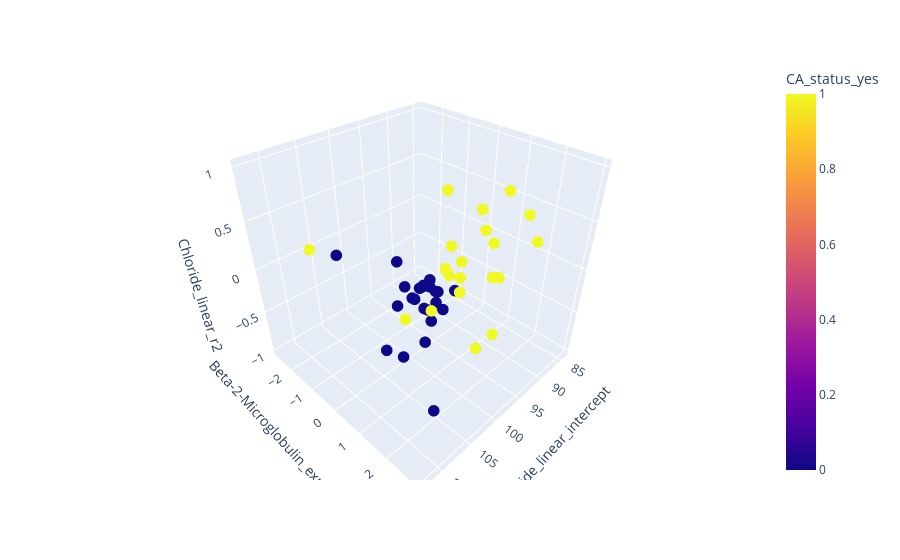

The code cell stored with this chart in its notebook:
### Markdown cell above
## 3D scatter

### Code cell
top3_features = X.columns[svm_set_ranks[selected_run].sorted_features.astype(int)[:3]].values
fig = px.scatter_3d(dataTable, x=top3_features[0], y=top3_features[1], z=top3_features[2],
          color=y_column_Classification)
fig.update_traces(marker_size = 4)
fig.show()

### Figure 1 — Plotly figure (JSON) as saved in the notebook; plotly's stock layout.template omitted (floating-point values rounded to 4 significant figures)
{"data": [{"hovertemplate": "Chloride_linear_intercept=%{x}<br>Beta-2-Microglobulin_exp_intercept=%{y}<br>Chloride_linear_r2=%{z}<br>CA_status_yes=%{marker.color}<extra></extra>", "legendgroup": "", "marker": {"color": [1, 1, 1, 1, 1, 1, 1, 1, 1, 1, 1, 1, 1, 1, 1, 1, 1, 1, 1, 1, 1, 0, 0, 0, 0, 0, 0, 0, 0, 0, 0, 0, 0, 0, 0, 0, 0, 0, 0, 0, 0, 0, 0, 0], "coloraxis": "coloraxis", "size": 4, "symbol": "circle"}, "mode": "markers", "name": "", "scene": "scene", "showlegend": false, "type": "scatter3d", "x": [101.6, 107.5, 104.0, 96.34, 85.76, 99.88, 99.5, 106.6, 96.66, 104.7, 100.3, 92.22, 95.63, 96.06, 96.07, 100.5, 105.8, 91.77, 84.26, 104.5, 93.78, 105, 111.1, 101.7, 100.7, 107.6, 106.0, 102.5, 105.7, 103.2, 103.9, 101.0, 103.3, 104.7, 103.6, 100.2, 106.2, 111.4, 102.9, 100.3, 103.2, 112.6, 104.0, 103.7], "y": [2.95, 2.249, 2.37, 2.071, 1.543, 1.586, 1.638, 1.271, 1.157, 2.196, 1.452, 1.007, 1.917, 0.5481, 2.262, 1.335, -2.686, 1.097, 1.711, 2.961, 1.902, 1.902, 2.159, 0.8693, 1.159, 2.082, 0.9132, 1.413, 0.8244, 1.777, 0.9363, 1.736, 1.589, 1.715, 1.276, 0.796, 1.193, 1.705, 1.043, 0.8072, 0.8754, 0.6087, 1.202, 1.411], "z": [0.006867, 0.3429, 0.3952, 0.1951, 0.4138, 0.08787, 0.385, 0.01221, 0.03581, 0.5398, 0.5268, 0.5719, 0.4808, 0.005264, 1, 1, 5.435e-05, 0.3641, 0.1058, 0.0003773, 0.06795, -1, 0.04019, 0.08881, 0.03857, 0.0008538, 0.4836, 0.1598, 0.02026, 0.07492, 0.05305, 0.1746, 0.1135, 0.008229, 0.001018, 0.07872, 0.3071, 0.008686, 0.147, 0.007096, 0.0002924, 0.7093, 0.2096, 0.01693]}], "layout": {"autosize": true, "coloraxis": {"colorbar": {"title": {"text": "CA_status_yes"}}, "colorscale": [[0, "#0d0887"], [0.1111, "#46039f"], [0.2222, "#7201a8"], [0.3333, "#9c179e"], [0.4444, "#bd3786"], [0.5556, "#d8576b"], [0.6667, "#ed7953"], [0.7778, "#fb9f3a"], [0.8889, "#fdca26"], [1, "#f0f921"]]}, "legend": {"tracegroupgap": 0}, "margin": {"t": 60}, "scene": {"aspectmode": "auto", "aspectratio": {"x": 1, "y": 1, "z": 1}, "domain": {"x": [0, 1], "y": [0, 1]}, "xaxis": {"title": {"text": "Chloride_linear_intercept"}, "type": "linear"}, "yaxis": {"title": {"text": "Beta-2-Microglobulin_exp_intercept"}, "type": "linear"}, "zaxis": {"title": {"text": "Chloride_linear_r2"}, "type": "linear"}}}}
